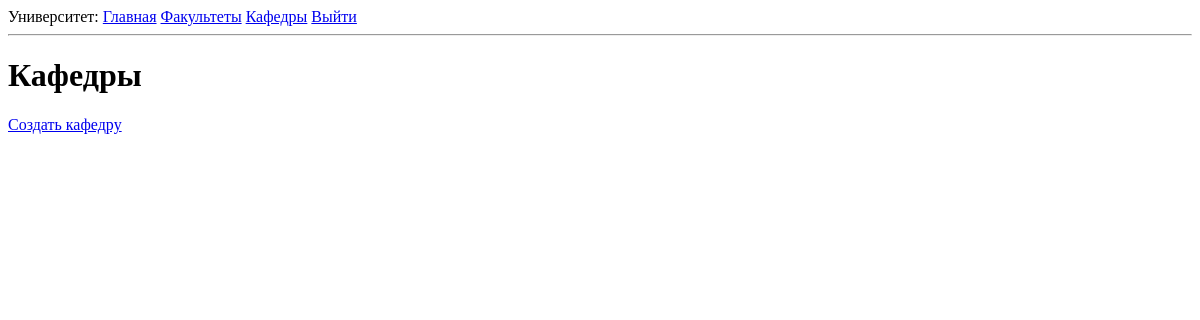
Before: /departments (signed in) with the older database file.
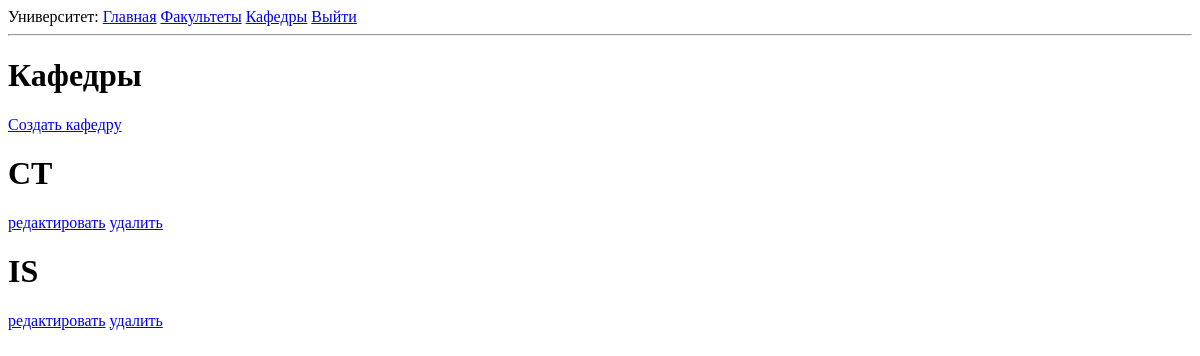
After: the same page with the newer database file.
### app/models.py (models this page shows, shortened)
class Department(db.Model):
    id: so.Mapped[int] = so.mapped_column(primary_key=True)
    name: so.Mapped[str] = so.mapped_column(
        sa.String(128), index=True, unique=True)
    faculty_id: so.Mapped[int] = so.mapped_column(
        sa.ForeignKey(Faculty.id, ondelete='CASCADE'), index=True, nullable=True)
    faculty: so.Mapped[Faculty] = so.relationship(back_populates='departments')
    teachers: so.WriteOnlyMapped['User'] = so.relationship(secondary=teachers_departments,
                                                           primaryjoin=(
                                                               teachers_departments.c.department_id == id),
                                                           back_populates='departments', passive_deletes=True)

### app/routes.py (the view)
@app.route('/departments')
@login_required
def departments():
    departments = db.session.scalars(sa.select(Department).order_by(Department.name)).all()
    return render_template('departments.html', title='Кафедры', departments=departments)

### app/models.py (called while the page is built)
@login.user_loader
def load_user(id):
    return db.session.get(User, int(id))

### app/templates/departments.html
{% extends "base.html" %}
{% block content %}
    <h1>Кафедры</h1>
    <a href="{{ url_for('create_department') }}">
        Создать кафедру
    </a>
    {% for department in departments %}
        <tr valign="top">
            <td>
                <h1>{{department.name}}</h1>
            </td>
            <td>
                <a href="{{ url_for('edit_department', department_id=department.id) }}">редактировать</a>
            </td>
            <td>
                <a href="{{ url_for('delete_department', department_id=department.id) }}">удалить</a>
            </td>
        </tr>
    {% endfor %}
{% endblock %}

### app/templates/base.html (shortened to what this page needs)
<!doctype html>
<html>
    <head>
    </head>
    <body>
        <div>
            Университет:
            <a href="{{ url_for('index') }}">Главная</a>
            {% if current_user.is_anonymous %}
            <a href="{{ url_for('login') }}">Войти</a>
            {% else %}
            <a href="{{ url_for('faculties') }}">Факультеты</a>
            <a href="{{ url_for('departments') }}">Кафедры</a>
            <a href="{{ url_for('logout') }}">Выйти</a>
            {% endif %}
        </div>
        <hr>
        {% block content %}{% endblock %}
    </body>
</html>

Changed rows visible on the page:
added Department: name "CT"
added Department: name "IS"
